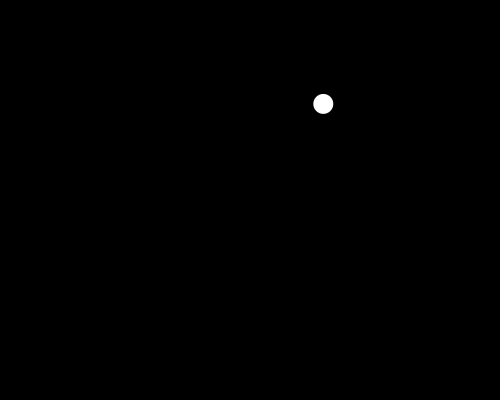
Frame 1 (no input)
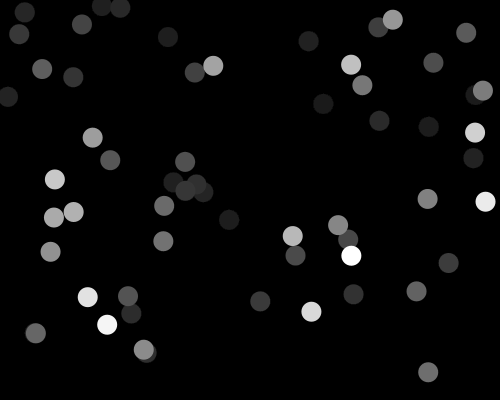
Frame 60 (the mouse pressed at the canvas centre just before this capture)
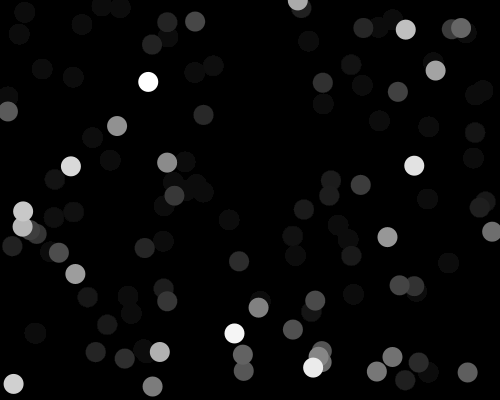
Frame 120 (the mouse held since frame 60 and released just before this capture)

The Processing sketch that drew these frames (run headless with seeded random() and noise(); from frame 60 on, the mouse is pressed at the canvas centre):

// Processing sketch: Night_Lights
// ── Night_Lights.pde
void setup()
{
  size(500, 400);
  background(0);
  noStroke();
  frameRate(15);
}

void draw()
{
  fill(0, 10);
  rect(0, 0, width, height);
  fill(255);
  ellipse(random(width), random(height), 20, 20);
}
